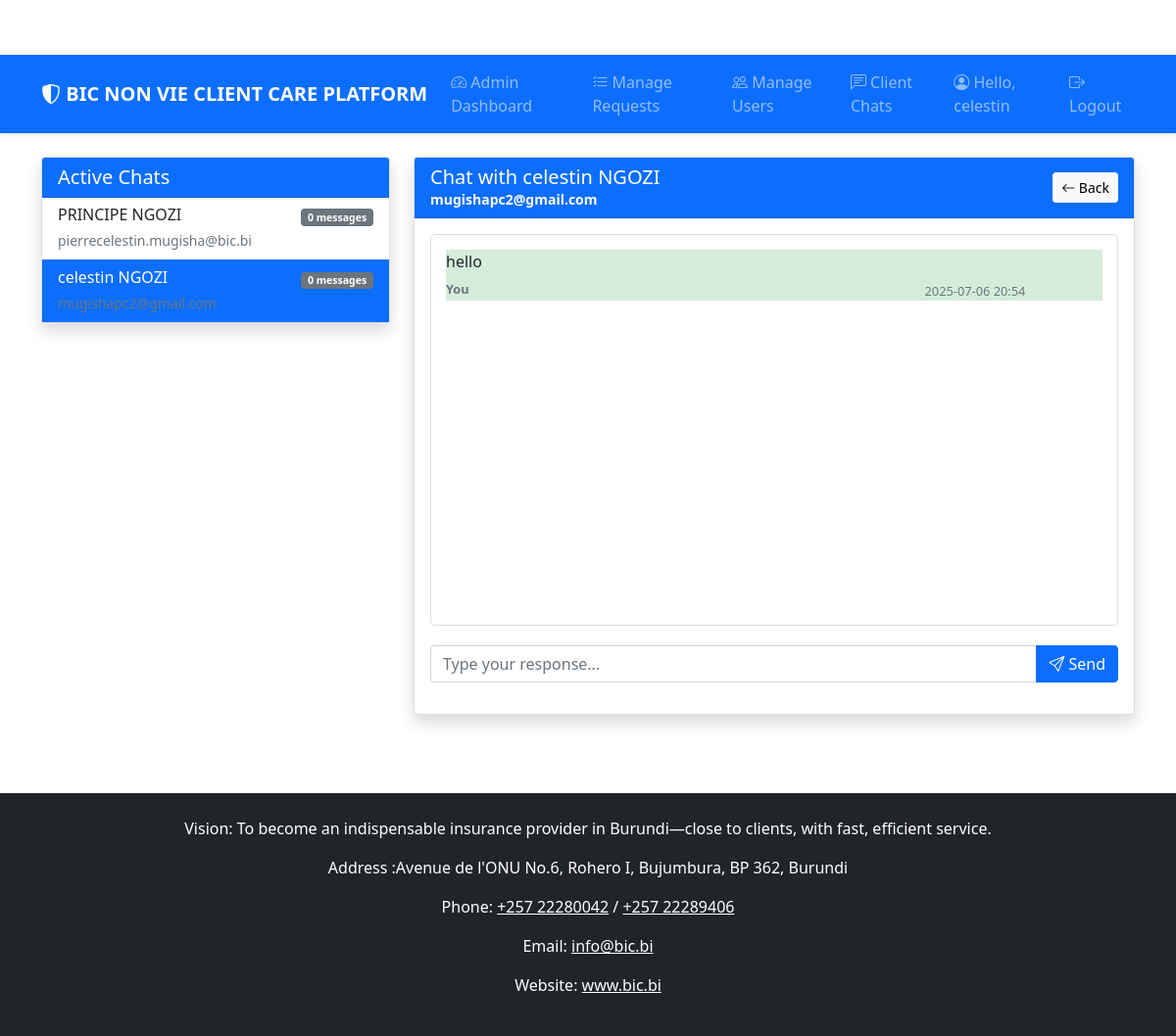
/admin/chat?user_id=3 (signed in), run on the app's committed database.
### app.py (models this page shows, shortened)
class User(UserMixin, db.Model):
    id = db.Column(db.Integer, primary_key=True)
    email = db.Column(db.String(100), unique=True, nullable=False)
    password = db.Column(db.String(100), nullable=False)
    first_name = db.Column(db.String(50), nullable=False)
    last_name = db.Column(db.String(50), nullable=False)
    phone = db.Column(db.String(20))
    role = db.Column(db.String(20), default='client')  # 'client' or 'admin'
    created_at = db.Column(db.DateTime, default=datetime.utcnow)
    auto_insurance_requests = db.relationship('AutoInsuranceRequest', back_populates='user', lazy=True)
    travel_insurance_requests = db.relationship('TravelInsuranceRequest', back_populates='user', lazy=True)
    comesa_insurance_requests = db.relationship('ComesaInsuranceRequest', back_populates='user', lazy=True)
    accident_declarations = db.relationship('AccidentDeclaration', back_populates='user', lazy=True)
    messages_sent = db.relationship(
        'Message',
        foreign_keys='Message.user_id',
        backref='sender',
        lazy=True
    )
    messages_received = db.relationship(
        'Message',
        foreign_keys='Message.admin_id',
        backref='receiver',
        lazy=True
    )

class Message(db.Model):
    id = db.Column(db.Integer, primary_key=True)
    content = db.Column(db.Text, nullable=False)
    user_id = db.Column(db.Integer, db.ForeignKey('user.id'), nullable=False)  # sender id
    admin_id = db.Column(db.Integer, db.ForeignKey('user.id'))  # receiver id (admin)
    is_admin = db.Column(db.Boolean, default=False)
    is_read = db.Column(db.Boolean, default=False)
    created_at = db.Column(db.DateTime, default=datetime.utcnow)

### app.py (the view, shortened to what this page needs)
@app.route('/admin/chat', methods=['GET', 'POST'])
@login_required
@admin_required
def admin_chat():
    clients = User.query.filter_by(role='client').all()
    user_id = request.args.get('user_id')
    selected_user = None
    messages = []
    if user_id:
        selected_user = User.query.get(user_id)
        messages = Message.query.filter(
            (Message.user_id == user_id) |
            ((Message.admin_id == current_user.id) & (Message.user_id == user_id))
        ).order_by(Message.created_at).all()
        Message.query.filter_by(user_id=user_id, admin_id=current_user.id, is_read=False, is_admin=False).update({'is_read': True})
        db.session.commit()
    unread_counts = {}
    for client in clients:
        unread = Message.query.filter_by(
            user_id=client.id,
            is_admin=False,
            is_read=False
        ).count()
        unread_counts[client.id] = unread
    return render_template('admin/chat.html',
                         clients=clients,
                         user=selected_user,
                         messages=messages,
                         unread_counts=unread_counts)

### app.py (called while the page is built)
def admin_required(f):
    @wraps(f)
    def decorated_function(*args, **kwargs):
        if not current_user.is_authenticated or current_user.role != 'admin':
            abort(403)
        return f(*args, **kwargs)
    return decorated_function

@app.context_processor
def inject_datetime():
    return {'datetime': datetime}

@login_manager.user_loader
def load_user(user_id):
    return User.query.get(int(user_id))

@app.context_processor
def inject_now():
    return {'now': datetime.now()}

### templates/admin/chat.html (shortened to what this page needs)
{% extends "base.html" %}
{% block content %}
<div class="row">
    <div class="col-md-4">
        <div class="card">
            <div class="card-header bg-primary text-white">
                <h5 class="mb-0">Active Chats</h5>
            </div>
            <div class="card-body p-0">
                <div class="list-group list-group-flush">
                    {% for client in clients %}
                        <a href="{{ url_for('admin_chat', user_id=client.id) }}"
                           class="list-group-item list-group-item-action {% if user and user.id == client.id %}active{% endif %}">
                            <div class="d-flex w-100 justify-content-between">
                                <h6 class="mb-1">{{ client.first_name }} {{ client.last_name }}</h6>
                                <small>
                                    {% if unread_counts.get(client.id, 0) > 0 %}
                                        <span class="badge bg-danger">{{ unread_counts.get(client.id, 0) }} new</span>
                                    {% else %}
                                        {% set total = client.messages|length %}
                                        <span class="badge bg-secondary">{{ total }} message{% if total != 1 %}s{% endif %}</span>
                                    {% endif %}
                                </small>
                            </div>
                            <small class="text-muted">{{ client.email }}</small>
                        </a>
                    {% else %}
                        <div class="list-group-item text-center text-muted py-4">
                            No active chats
                        </div>
                    {% endfor %}
                </div>
            </div>
        </div>
    </div>
    <div class="col-md-8">
        {% if user %}
            <div class="card">
                <div class="card-header bg-primary text-white">
                    <div class="d-flex justify-content-between align-items-center">
                        <div>
                            <h5 class="mb-0">Chat with {{ user.first_name }} {{ user.last_name }}</h5>
                            <small class="d-block">{{ user.email }}</small>
                        </div>
                        <div>
                            <a href="{{ url_for('admin_dashboard') }}" class="btn btn-sm btn-light">
                                <i class="bi bi-arrow-left"></i> Back
                            </a>
                        </div>
                    </div>
                </div>
                <div class="card-body">
                    <div class="chat-container" id="chatContainer">
                        {% if messages %}
                            {% for message in messages %}
                                <div class="chat-message {% if message.is_admin %}admin-message{% else %}client-message{% endif %}" id="message-{{ message.id }}">
                                    <div class="message-content">{{ message.content }}</div>
                                    <div class="message-meta">
                                        <span class="message-sender">
                                            {% if message.is_admin %}
                                                You
                                            {% else %}
                                                {{ user.first_name }}
                                            {% endif %}
                                        </span>
                                        <span class="message-time">
                                            {{ message.created_at.strftime('%Y-%m-%d %H:%M') }}
                                        </span>
                                    </div>
                                </div>
                            {% endfor %}
                        {% else %}
                            <div class="text-center text-muted py-4">
                                No messages yet. Start the conversation!
                            </div>
                        {% endif %}
                    </div>
                    <form id="adminChatForm" method="POST" action="{{ url_for('admin_chat', user_id=user.id) }}">
                        <div class="input-group mb-3">
                            <input type="text" class="form-control" name="message"
                                   placeholder="Type your response..." required>
                            <button class="btn btn-primary" type="submit">
                                <i class="bi bi-send"></i> Send
                            </button>
                        </div>
                    </form>
                </div>
            </div>
        {% endif %}
    </div>
</div>
{% endblock %}

### templates/base.html (shortened to what this page needs)
<!DOCTYPE html>
<html lang="en">
<head>
    <link rel="stylesheet" href="{{ url_for('static', filename='css/style.css') }}">
    <link href="https://cdn.jsdelivr.net/npm/bootstrap@5.1.3/dist/css/bootstrap.min.css" rel="stylesheet">
    <link rel="stylesheet" href="https://cdn.jsdelivr.net/npm/bootstrap-icons@1.8.1/font/bootstrap-icons.css">
</head>
<body>
    <nav class="navbar navbar-expand-lg navbar-dark bg-primary">
        <div class="container">
            <a class="navbar-brand" href="{{ url_for('dashboard') }}">
                <i class="bi bi-shield-shaded"></i> BIC NON VIE CLIENT CARE PLATFORM
            </a>
            <div class="collapse navbar-collapse" id="navbarNav">
                <ul class="navbar-nav me-auto">
                    {% if current_user.is_authenticated %}
                        {% if current_user.role == 'client' %}
                            <li class="nav-item">
                                <a class="nav-link" href="{{ url_for('dashboard') }}">
                                    <i class="bi bi-speedometer2"></i> Dashboard
                                </a>
                            </li>
                            <li class="nav-item dropdown">
                                <a class="nav-link dropdown-toggle" href="#" id="requestDropdown" role="button" data-bs-toggle="dropdown">
                                    <i class="bi bi-file-earmark-text"></i> Request Insurance
                                </a>
                                <ul class="dropdown-menu">
                                    <li><a class="dropdown-item" href="{{ url_for('request_auto') }}">Automobile</a></li>
                                    <li><a class="dropdown-item" href="{{ url_for('request_travel') }}">Travel</a></li>
                                    <li><a class="dropdown-item" href="{{ url_for('request_comesa') }}">COMESA</a></li>
                                </ul>
                            </li>
                            <li class="nav-item">
                                <a class="nav-link" href="{{ url_for('declare_accident') }}">
                                    <i class="bi bi-exclamation-triangle"></i> Declare Accident
                                </a>
                            </li>
                            <li class="nav-item">
                                <a class="nav-link" href="{{ url_for('branches') }}">
                                    <i class="bi bi-geo-alt"></i> Our Branches
                                </a>
                            </li>
                            <li class="nav-item">
                                <a class="nav-link" href="{{ url_for('chat') }}">
                                    <i class="bi bi-chat-left-text"></i> Chat With Us
                                </a>
                            </li>
                        {% else %}
                            <li class="nav-item">
                                <a class="nav-link" href="{{ url_for('admin_dashboard') }}">
                                    <i class="bi bi-speedometer2"></i> Admin Dashboard
                                </a>
                            </li>
                            <li class="nav-item">
                                <a class="nav-link" href="{{ url_for('manage_requests') }}">
                                    <i class="bi bi-list-check"></i> Manage Requests
                                </a>
                            </li>
                            <li class="nav-item">
                                <a class="nav-link" href="{{ url_for('manage_users') }}">
                                    <i class="bi bi-people"></i> Manage Users
                                </a>
                            </li>
                            <li class="nav-item">
                                <a class="nav-link" href="{{ url_for('admin_chat') }}">
                                    <i class="bi bi-chat-left-text"></i> Client Chats
                                </a>
                            </li>
                        {% endif %}
                    {% endif %}
                </ul>
                <ul class="navbar-nav">
                    {% if current_user.is_authenticated %}
                        <li class="nav-item">
                            <span class="nav-link">
                                <i class="bi bi-person-circle"></i> Hello, {{ current_user.first_name }}
                            </span>
                        </li>
                        <li class="nav-item">
                            <a class="nav-link" href="{{ url_for('logout') }}">
                                <i class="bi bi-box-arrow-right"></i> Logout
                            </a>
                        </li>
                    {% endif %}
                </ul>
            </div>
        </div>
    </nav>
    <div class="container mt-4">
        {% block content %}{% endblock %}
    </div>
    <footer class="bg-dark text-white mt-5 py-4">
        <div class="container text-center">
            <p>Vision: To become an indispensable insurance provider in Burundi—close to clients, with fast, efficient service.</p>
            <p> Address :Avenue de l'ONU No.6, Rohero I, Bujumbura, BP 362, Burundi</p>
            <p>Phone:
                <a href="tel:+25722280042" class="text-white">+257 22280042</a> /
                <a href="tel:+25722289406" class="text-white">+257 22289406</a>
            </p>
            <p>Email: <a href="mailto:info@bic.bi" class="text-white">info@bic.bi</a></p>
            <p>Website: <a href="http://www.bic.bi" class="text-white" target="_blank">www.bic.bi</a></p>
        </div>
    </footer>
</body>
</html>

### static/css/style.css (style rules this page uses)
:root { --primary-color: #0056b3; --secondary-color: #6c757d; --success-color: #28a745; --danger-color: #dc3545; --warning-color: #ffc107; --light-color: #f8f9fa; --dark-color: #343a40; }
body { font-family: 'Segoe UI', Tahoma, Geneva, Verdana, sans-serif; background-color: #f5f5f5; color: #333; padding-top: 56px; }
.navbar { box-shadow: 0 2px 4px rgba(0, 0, 0, 0.1); }
.card { box-shadow: 0 0.5rem 1rem rgba(0, 0, 0, 0.15); border: none; margin-bottom: 2rem; border-radius: 0.5rem; }
.card-header { font-weight: 600; background-color: rgba(0, 0, 0, 0.03); border-bottom: 1px solid rgba(0, 0, 0, 0.125); }
.btn-primary { background-color: var(--primary-color); border-color: var(--primary-color); }
.navbar-brand { font-weight: 700; font-size: 1.5rem; }
.chat-container { height: 400px; overflow-y: auto; border: 1px solid #ddd; padding: 15px; margin-bottom: 20px; border-radius: 5px; background-color: white; }
.admin-message { background-color: #d4edda; margin-left: auto; border-bottom-right-radius: 0; }
.message-time { font-size: 0.8rem; color: #6c757d; margin-top: 5px; display: block; text-align: right; }
.message-meta { font-size: 0.75rem; color: #6c757d; margin-top: 5px; display: flex; justify-content: space-between; }
.message-sender { font-weight: bold; }
.message-meta { display: flex; align-items: center; gap: 8px; font-size: 0.8rem; margin-top: 4px; color: #6c757d; }
.message-time { margin-left: auto; }

### data on the page
User: first_name "celestin"
User: first_name "PRINCIPE", last_name "NGOZI", total "0", email "pierrecelestin.mugisha@bic.bi"
User: first_name "celestin", last_name "NGOZI", total "0", email "mugishapc2@gmail.com"
Message: content "hello", is_admin "You", created_at "2025-07-06 20:54"
